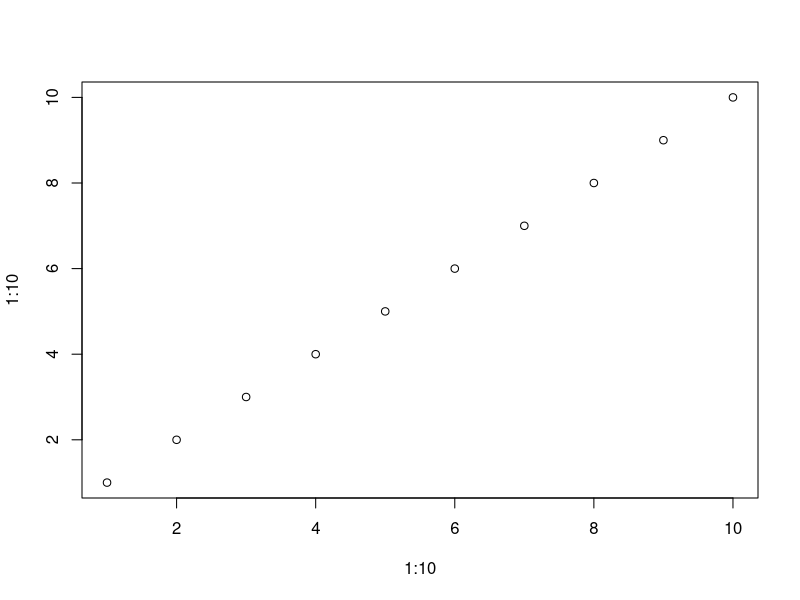
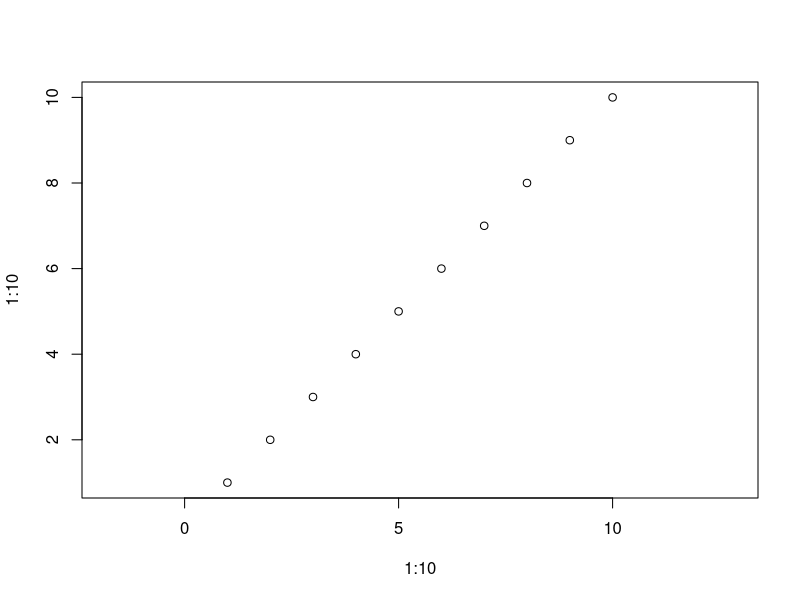
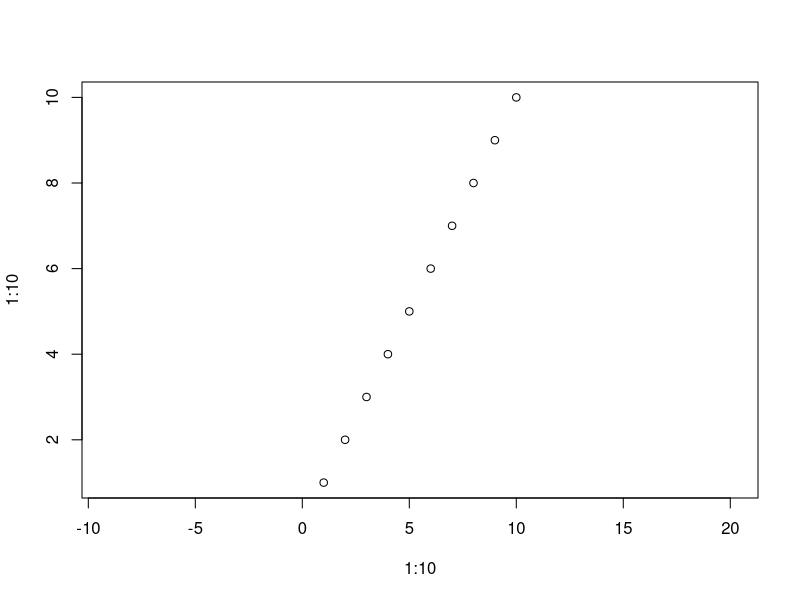
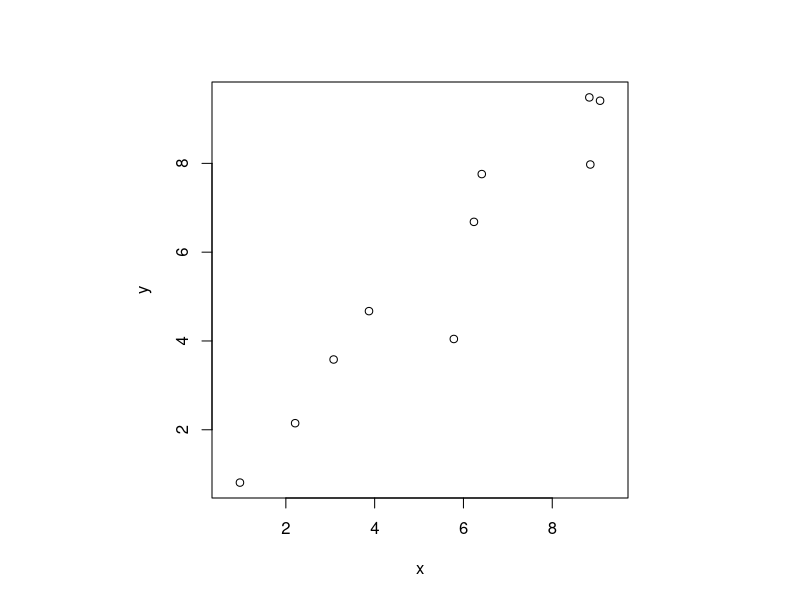
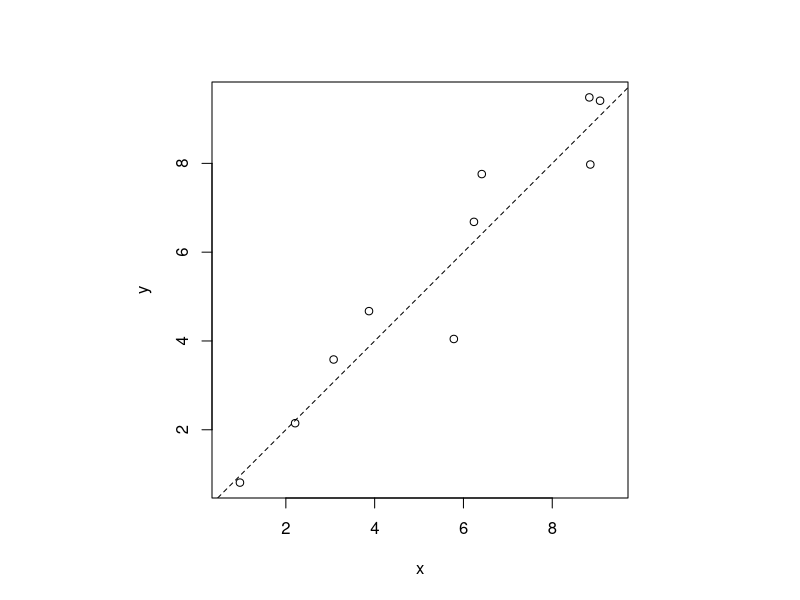

The R source for these figures, in order:
## ---- chunk 1
plot(1:10, 1:10) # デフォルトのアスペクト比
plot(1:10, 1:10, asp = 1) # アスペクト比1:1
## ---- chunk 2
plot(1:10, 1:10, asp = 2)
## ---- chunk 3
par(pty = "s") # プロット領域を正方形に設定

x <- rnorm(10, mean = 1, sd = 0.1) * 1:10
y <- rnorm(10, mean = 1, sd = 0.1) * 1:10

plot(x, y, asp = 1)
plot(x, y, asp = 1)
abline(0, 1, lty = 2)

par(pty = "m") # プロット領域を元に戻す
